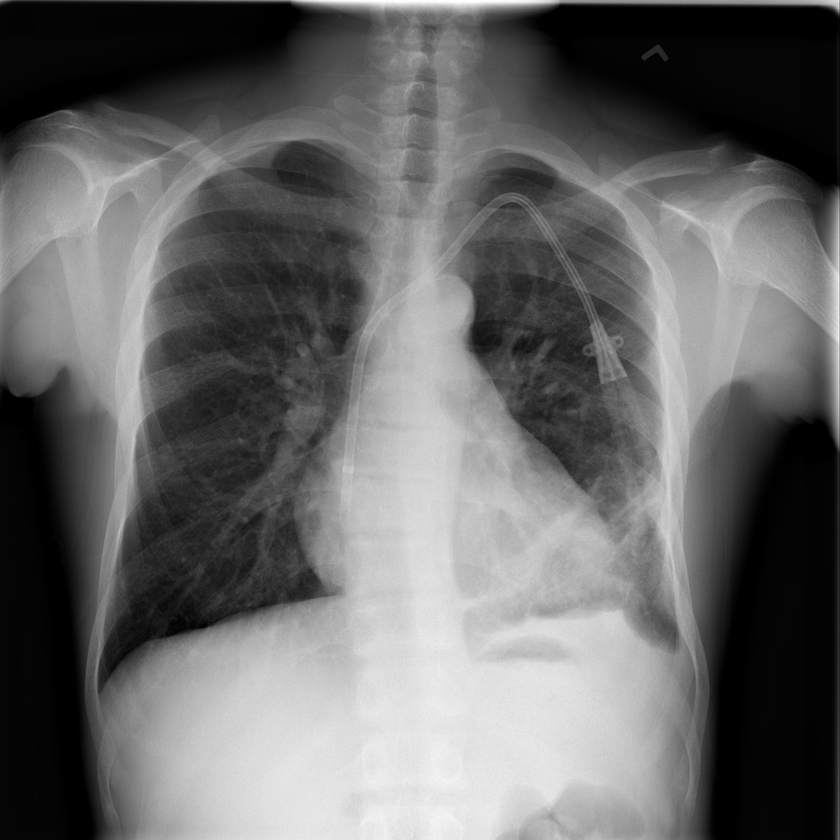
%> input picture matlab_official_docs/data_types/MLmaterials_L3/dataset/Pneumonia/00011136_002.png, 840 x 840 px, shrunk from 1024 x 1024 before the run, given in place of 00029579_005.png, which was not available
$ octave bbox_display.m   (GNU Octave 9; MATLAB toolbox functions it lacks are replaced by stand-ins)
%> lines starting %> are read from the running program, lines starting %| are printed output that depends on the picture; pictures that were not available may be replaced by others from this repository, and a replacement may not be noted
%% display the bounding box on the image
%% Chia-Feng Lu 2018.10.7
clear, close all

%% an example of Mass
% based on 'BBox_List_2017.csv', (x,y,w,h)
bbox=[609.28	189.1934896	73.95555556	71.68];

img=imread('.\dataset\Mass\00029579_005.png');
%> img is the input picture: size 840x840 uint8; min 0, max 255, mean 104

figure,imshow(img,[],'border','tight')
line([bbox(1) bbox(1) bbox(1)+bbox(3) bbox(1)+bbox(3) bbox(1)],...
        [bbox(2) bbox(2)+bbox(4) bbox(2)+bbox(4) bbox(2) bbox(2)],...
        'color','y','linewidth',1)
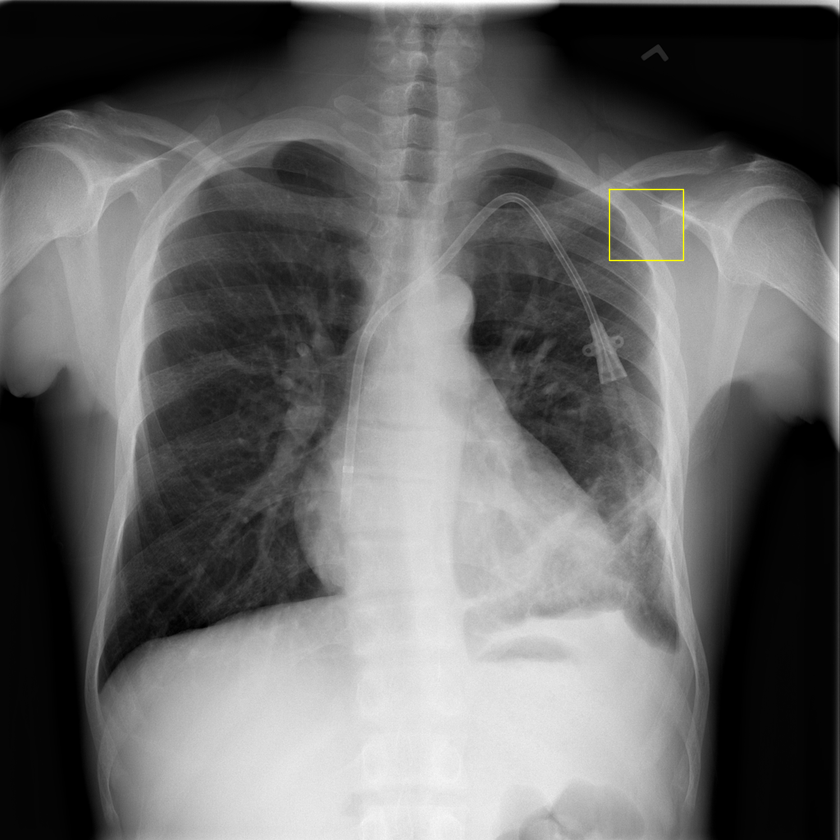
%> figure redrawn from the program's plot data

%% an example of Cardiomegaly
% based on 'BBox_List_2017.csv', (x,y,w,h)
bbox=[277.1525424	459.15481	540.2033898	301.559322];

img=imread('.\dataset\Cardiomegaly\00005066_030.png');
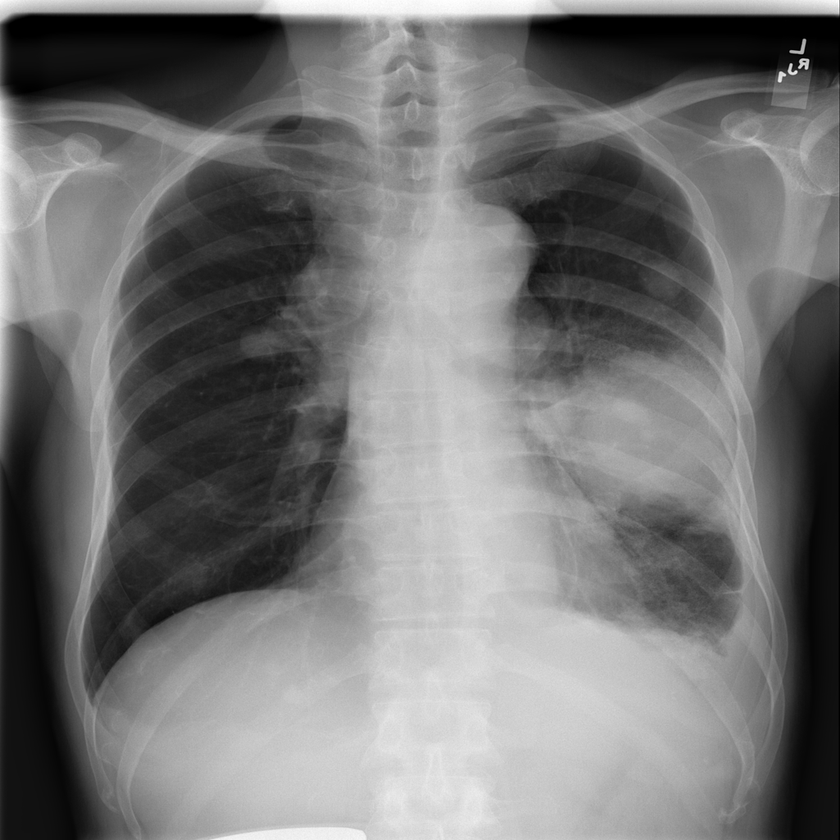
%> input picture matlab_official_docs/data_types/MLmaterials_L3/dataset/Pneumonia/00010277_000.png, 840 x 840 px, shrunk from 1024 x 1024 before the run, given in place of 00005066_030.png, which was not available
%> img is the input picture: size 840x840 uint8; min 0, max 255, mean 116

figure,imshow(img,[],'border','tight')
line([bbox(1) bbox(1) bbox(1)+bbox(3) bbox(1)+bbox(3) bbox(1)],...
        [bbox(2) bbox(2)+bbox(4) bbox(2)+bbox(4) bbox(2) bbox(2)],...
        'color','y','linewidth',1)
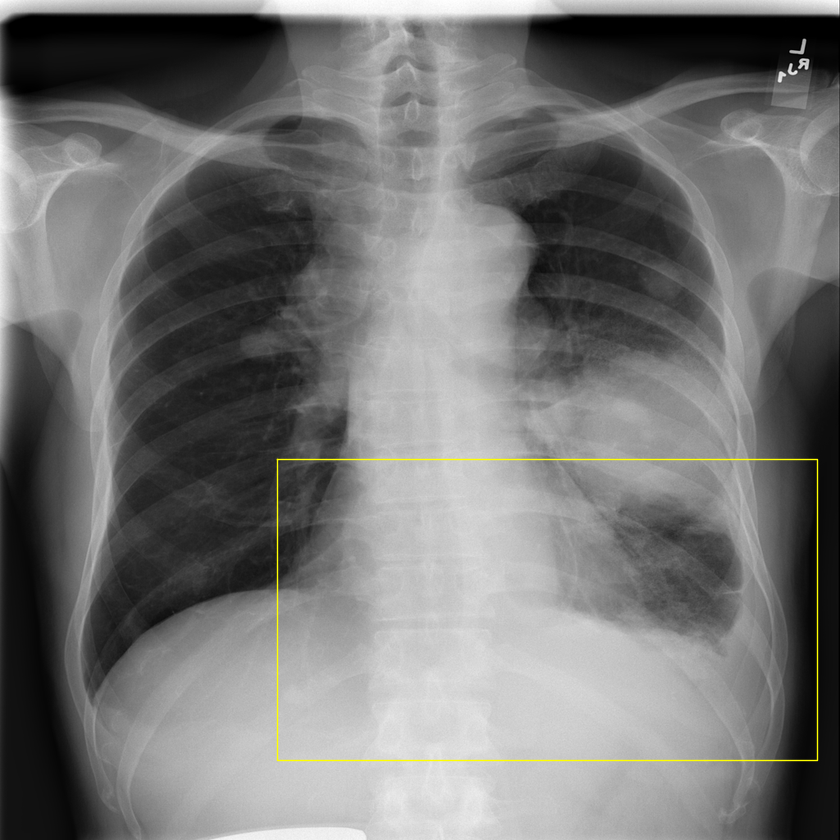
%> figure redrawn from the program's plot data

%% an example of Pneumonia
% based on 'BBox_List_2017.csv', (x,y,w,h)
bbox=[642.2755556	423.5757118	265.1022222	223.0044444];

img=imread('.\dataset\Pneumonia\00010277_000.png');

figure,imshow(img,[],'border','tight')
line([bbox(1) bbox(1) bbox(1)+bbox(3) bbox(1)+bbox(3) bbox(1)],...
        [bbox(2) bbox(2)+bbox(4) bbox(2)+bbox(4) bbox(2) bbox(2)],...
        'color','y','linewidth',1)
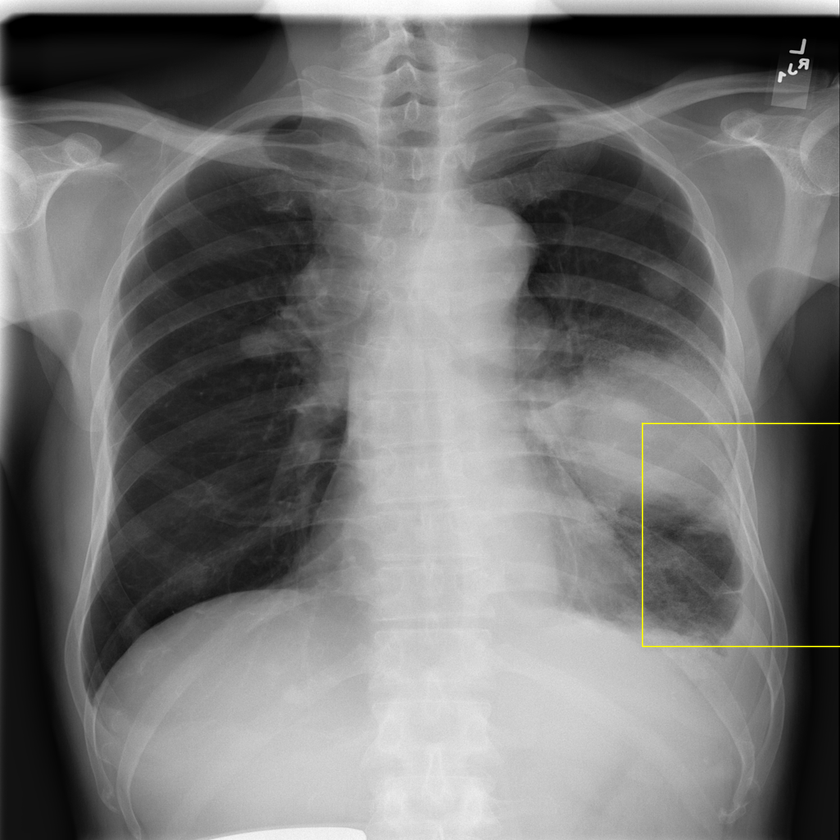
%> figure redrawn from the program's plot data
